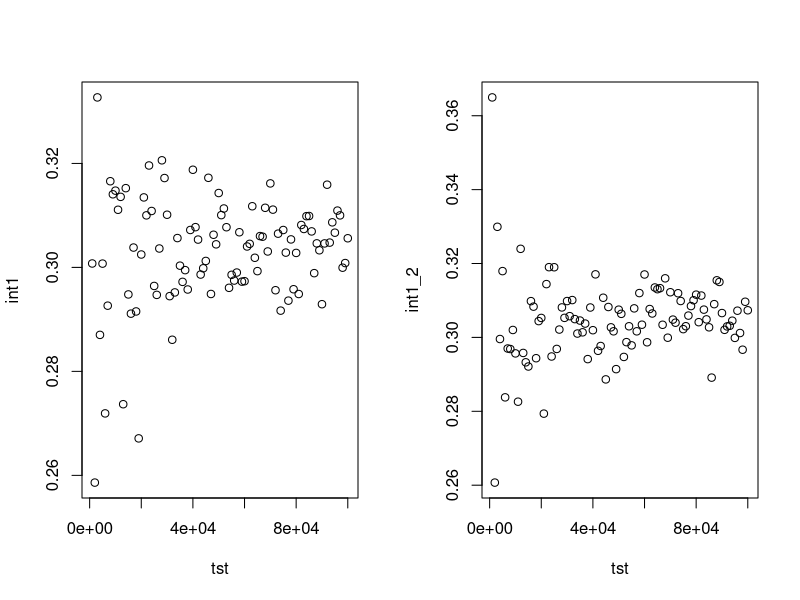
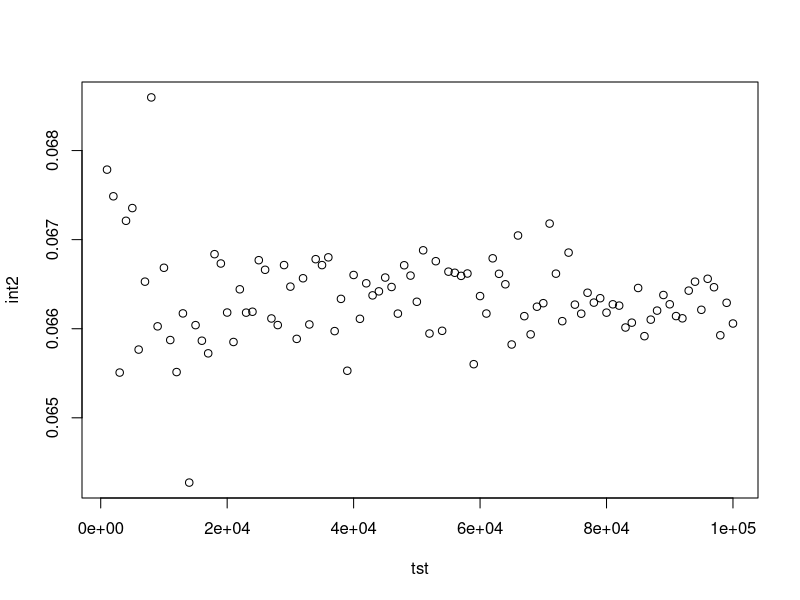
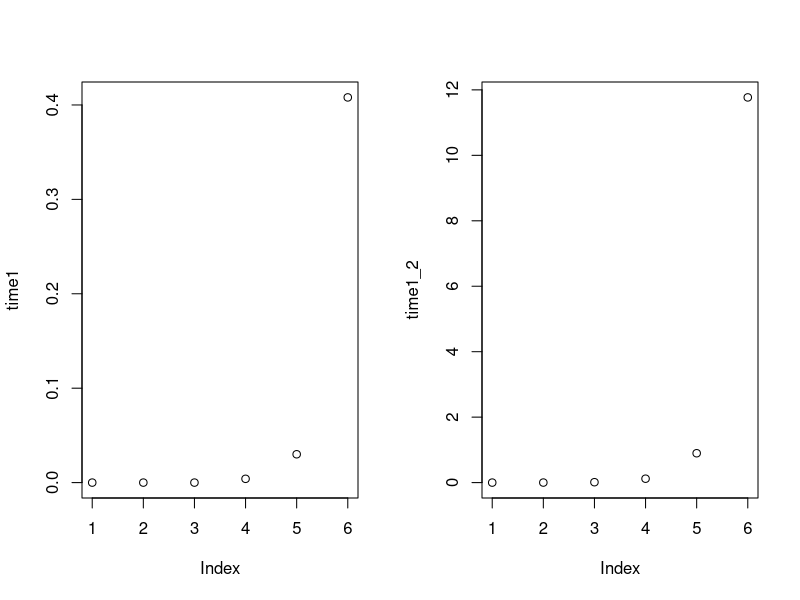
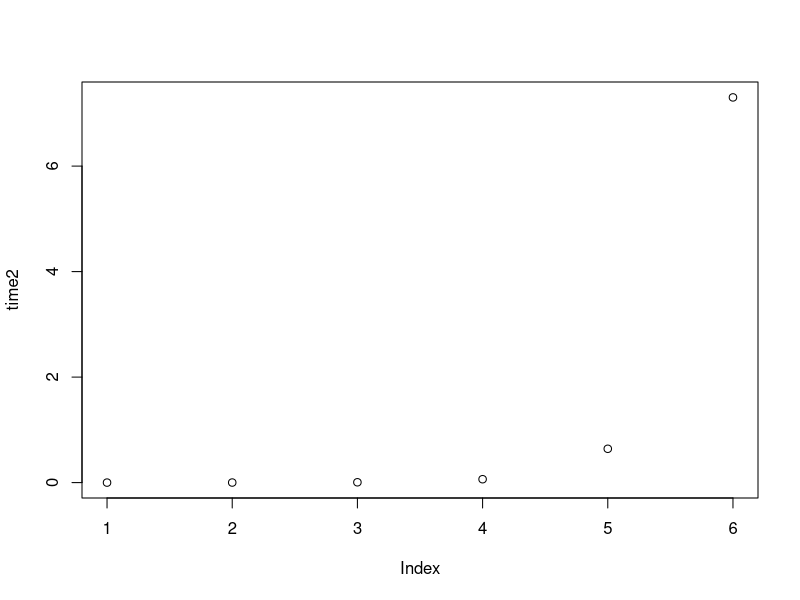
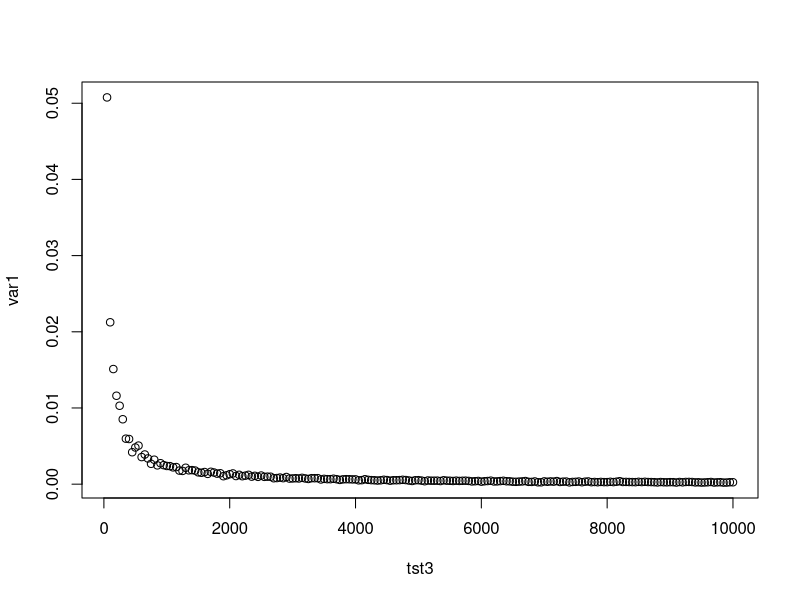

These charts were generated, in order, by the following R code: (Note: a time limit stopped this script after it produced the figures.)
###################################################################
#####################   Metody Monte Carlo   ##################### 
######################     Projekt 9.1      ##################### 
################################################################


### calka 1 ###

# Dla rozkladu jednostajnego

f1 = function(n){
  x=runif(n,-1,6)
  y=7*sin(x)/(1+x^2)
  mean(y)
}

# Dla rozkladu Cauchy'ego

f1_2 = function(n){
  y=seq(0,0,len=n)
  for (i in 1:n){
    x=rcauchy(1)
    if (x>=-1 & x<=6) y[i]=pi*sin(x)
  }
  mean(y)
}


### calka 2 ###

f2 = function(n){
  y=seq(0,0,len=n)
  for (i in 1:n){
    x=rnorm(1,2,1)
    if (x>=2) y[i]=sqrt(2*pi)/(exp(1)*x^2)
  }  
  mean(y)
}



### symulacje ###

tst=seq(1000,100000,by=1000)
int1=seq(0,0,len=length(tst))
int1_2=seq(0,0,len=length(tst))
int2=seq(0,0,len=length(tst))


for (i in 1:length(tst)) int1[i]=f1(tst[i])
for (i in 1:length(tst)) int1_2[i]=f1_2(tst[i])

for (i in 1:length(tst)) int2[i]=f2(tst[i])


par(mfrow=c(1,2))

plot(tst,int1)
plot(tst,int1_2)

integrate(function(x) sin(x)/(1+x^2),-1,6)

par(mfrow=c(1,1))
plot(tst,int2)

integrate(function(x) exp(-(x^2-4*x+6)/2)/(x^2),2,Inf)


################ czas wykonania w zaleznosci od liczby symulacji ################ 

tst2=c(100,1000,10000,100000,1000000,10000000)
time1=seq(0,0,len=length(tst2))
time1_2=seq(0,0,len=length(tst2))
time2=seq(0,0,len=length(tst2))

for (i in 1:length(tst2)) time1[i]=system.time(f1(tst2[i]))[1] 
for (i in 1:length(tst2)) time1_2[i]=system.time(f1_2(tst2[i]))[1] 

for (i in 1:length(tst2)) time2[i]=system.time(f2(tst2[i]))[1] 

par(mfrow=c(1,2))
plot(time1)
plot(time1_2)

par(mfrow=c(1,1))
plot(time2)



################ wariancja wyniku w zaleznosci od liczby symulacji ################ 

### variancja dla calki 1 ###

tst3=seq(50,10000,by=50)
nrow=length(tst3)
ncol=200

int1.2=matrix(nrow=nrow,ncol=ncol)

for (i in 1:ncol){
  for (j in 1:nrow) int1.2[i,j]=f1(tst3[j])
}

var1=seq(0,0,len=length(tst3))

for (i in 1:length(tst3)) var1[i]=var(int1.2[,i])

par(mfrow=c(1,1))
plot(tst3,var1)



### variancja dla calki 2  ###

int2.2=matrix(nrow=nrow,ncol=ncol)

for (i in 1:ncol){
  for (j in 1:nrow) int2.2[i,j]=f2(tst3[j])
}

var2=seq(0,0,len=length(tst3))

for (i in 1:length(tst3)) var2[i]=var(int2.2[,i])

par(mfrow=c(1,1))
plot(tst3,var2)
